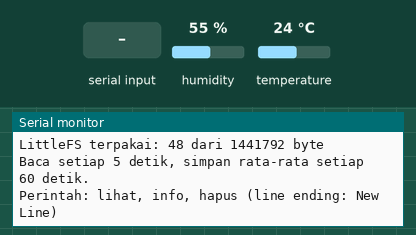
The sketch below on a simulated ESP32. On the bench: the last lines printed to the serial monitor. Inputs (shaded band) come from the test bench; at power-on: humidity 55 %, temperature 24 °C. Storage starts empty.

Above: at 2.2 s.
2.3 s: "lihat\n" received over Serial
At 2.7 s:
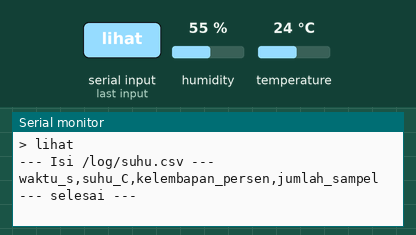
3.8 s: "info\n" received over Serial
At 4.8 s:
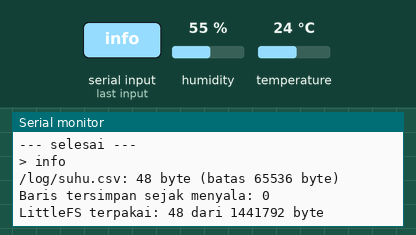
6.5 s: "hapus\n" received over Serial
At 7.2 s:
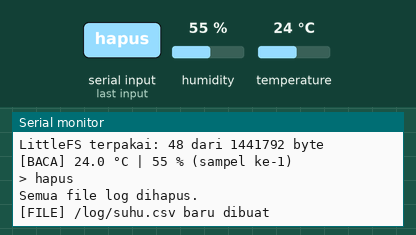
8.0 s: "1\n" received over Serial
At 9.0 s:
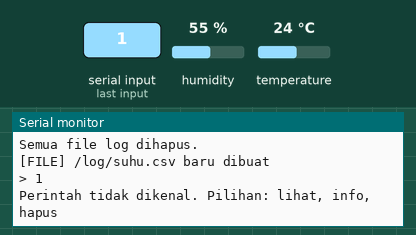
9.5 s: humidity set to 22 %
At 11.4 s:
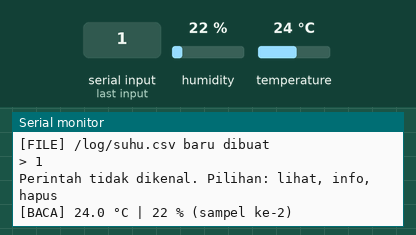

Measured:
- after the input at 2.3 s, the serial monitor: prints a new line at once (image 1)
- after the input at 3.8 s, the serial monitor: prints a new line at once (image 2)
- after the input at 6.5 s, the serial monitor: prints a new line at once (image 3)
- after the input at 8.0 s, the serial monitor: prints a new line at once (image 4)
- after the input at 9.5 s, the serial monitor: prints a new line after 0.52 s (image 5)

The sketch:

p3_log_suhu.ino
```cpp
/*
 * BAB 40 - Program 3: Pencatat Suhu ke File CSV
 * - Membaca DHT11 setiap 5 detik (hasilnya hanya ditampung di RAM)
 * - Setiap 60 detik, menyimpan RATA-RATA suhu dan kelembapan
 *   sebagai satu baris di /log/suhu.csv (hemat penulisan flash)
 * - Kalau /log/suhu.csv mencapai 64 KB, file diganti nama menjadi
 *   /log/suhu_lama.csv dan pencatatan dilanjutkan di file baru
 * Perintah Serial Monitor (line ending: New Line): lihat, info, hapus
 * Rangkaian: DHT (header hijau) -> IO27
 */

#include <LittleFS.h>
#include <DHT.h>

#define PIN_DHT 27
#define TIPE_DHT DHT11

const char *FOLDER_LOG = "/log";
const char *FILE_LOG = "/log/suhu.csv";
const char *FILE_LOG_LAMA = "/log/suhu_lama.csv";
const size_t UKURAN_MAKS_LOG = 64 * 1024;  // 64 KB per file
const unsigned int PANJANG_MAKS = 20;      // batas panjang satu perintah

// struct Timer dari BAB 16
struct Timer {
  unsigned long interval;   // ms
  unsigned long waktuLalu;  // hasil millis() saat terakhir dijalankan

  // Mengembalikan true kalau sudah waktunya, lalu mencatat waktunya
  bool sudahWaktunya(unsigned long sekarang) {
    if (sekarang - waktuLalu >= interval) {
      waktuLalu = sekarang;
      return true;
    }
    return false;
  }
};

Timer timerBaca = {5000, 0};     // baca sensor setiap 5 detik
Timer timerSimpan = {60000, 0};  // simpan ke file setiap 60 detik

DHT dht(PIN_DHT, TIPE_DHT);
bool fsSiap = false;
String penampung = "";  // karakter perintah yang sudah tiba

// Penampung untuk menghitung rata-rata (di RAM, bukan di flash)
float jumlahSuhu = 0;
float jumlahLembap = 0;
int jumlahSampel = 0;
unsigned long barisTersimpan = 0;  // baris yang disimpan sejak ESP32 menyala

size_t ukuranFile(const char *path) {
  File f = LittleFS.open(path, "r");
  if (!f) {
    return 0;
  }
  size_t ukuran = f.size();
  f.close();
  return ukuran;
}

// Membuat folder /log dan file CSV beserta baris judulnya kalau belum ada
void siapkanFileLog() {
  LittleFS.mkdir(FOLDER_LOG);
  if (!LittleFS.exists(FILE_LOG)) {
    File f = LittleFS.open(FILE_LOG, "w");
    if (f) {
      f.println("waktu_s,suhu_C,kelembapan_persen,jumlah_sampel");
      f.close();
      Serial.println("[FILE] /log/suhu.csv baru dibuat");
    }
  }
}

// Kalau file log sudah mencapai batas, jadikan file lama lalu mulai file baru
void putarFileLog() {
  if (ukuranFile(FILE_LOG) < UKURAN_MAKS_LOG) {
    return;
  }
  LittleFS.remove(FILE_LOG_LAMA);  // buang file lama sebelumnya (kalau ada)
  if (LittleFS.rename(FILE_LOG, FILE_LOG_LAMA)) {
    Serial.println("[FILE] suhu.csv mencapai batas -> diganti nama menjadi suhu_lama.csv");
  }
  siapkanFileLog();
}

void bacaSensor() {
  float suhu = dht.readTemperature();
  float lembap = dht.readHumidity();
  if (isnan(suhu) || isnan(lembap)) {
    Serial.println("[BACA] Gagal membaca DHT11 (cek kabel DHT -> 27)");
    return;
  }
  jumlahSuhu = jumlahSuhu + suhu;
  jumlahLembap = jumlahLembap + lembap;
  jumlahSampel = jumlahSampel + 1;
  Serial.printf("[BACA] %.1f °C | %.0f %% (sampel ke-%d)\n", suhu, lembap, jumlahSampel);
}

void simpanRataRata(unsigned long sekarang) {
  if (jumlahSampel == 0) {
    Serial.println("[SIMPAN] Dilewati: belum ada pembacaan yang berhasil");
    return;
  }
  float rataSuhu = jumlahSuhu / jumlahSampel;
  float rataLembap = jumlahLembap / jumlahSampel;

  if (!fsSiap) {
    Serial.println("[SIMPAN] Dilewati: LittleFS tidak siap");
  } else {
    putarFileLog();
    File f = LittleFS.open(FILE_LOG, "a");
    if (!f) {
      Serial.println("[SIMPAN] Gagal membuka /log/suhu.csv");
    } else {
      // satu baris CSV, diakhiri "\r\n" seperti baris judul
      f.printf("%lu,%.1f,%.0f,%d\r\n", sekarang / 1000, rataSuhu, rataLembap, jumlahSampel);
      f.close();
      barisTersimpan = barisTersimpan + 1;
      Serial.printf("[SIMPAN] Baris ke-%lu: %lu s, %.1f °C, %.0f %% (rata-rata %d sampel)\n",
                    barisTersimpan, sekarang / 1000, rataSuhu, rataLembap, jumlahSampel);
    }
  }

  // mulai mengumpulkan sampel untuk menit berikutnya
  jumlahSuhu = 0;
  jumlahLembap = 0;
  jumlahSampel = 0;
}

void tampilkanLog() {
  File f = LittleFS.open(FILE_LOG, "r");
  if (!f) {
    Serial.println("Belum ada /log/suhu.csv");
    return;
  }
  Serial.println("--- Isi /log/suhu.csv ---");
  while (f.available()) {
    Serial.write(f.read());
  }
  f.close();
  Serial.println("--- selesai ---");
}

void tampilkanInfo() {
  Serial.printf("/log/suhu.csv: %u byte (batas %u byte)\n",
                (unsigned)ukuranFile(FILE_LOG), (unsigned)UKURAN_MAKS_LOG);
  if (LittleFS.exists(FILE_LOG_LAMA)) {
    Serial.printf("/log/suhu_lama.csv: %u byte\n", (unsigned)ukuranFile(FILE_LOG_LAMA));
  }
  Serial.printf("Baris tersimpan sejak menyala: %lu\n", barisTersimpan);
  Serial.printf("LittleFS terpakai: %u dari %u byte\n",
                (unsigned)LittleFS.usedBytes(), (unsigned)LittleFS.totalBytes());
}

void hapusLog() {
  LittleFS.remove(FILE_LOG);
  LittleFS.remove(FILE_LOG_LAMA);
  Serial.println("Semua file log dihapus.");
  siapkanFileLog();
}

void prosesPerintah(String perintah) {
  perintah.trim();
  perintah.toLowerCase();
  if (perintah.length() == 0) {
    return;
  }
  Serial.print("> ");
  Serial.println(perintah);
  if (!fsSiap) {
    Serial.println("LittleFS tidak siap, perintah tidak bisa dijalankan.");
  } else if (perintah == "lihat") {
    tampilkanLog();
  } else if (perintah == "info") {
    tampilkanInfo();
  } else if (perintah == "hapus") {
    hapusLog();
  } else {
    Serial.println("Perintah tidak dikenal. Pilihan: lihat, info, hapus");
  }
}

void setup() {
  Serial.begin(115200);
  delay(1000);  // beri waktu Serial Monitor tersambung
  penampung.reserve(PANJANG_MAKS);
  dht.begin();
  Serial.println();
  Serial.println("BAB 40 - Program 3: Pencatat Suhu ke File CSV");

  fsSiap = LittleFS.begin(true);
  if (fsSiap) {
    siapkanFileLog();
    tampilkanInfo();
  } else {
    Serial.println("LittleFS gagal di-mount! Data hanya ditampilkan, tidak disimpan.");
  }
  Serial.println("Baca setiap 5 detik, simpan rata-rata setiap 60 detik.");
  Serial.println("Perintah: lihat, info, hapus (line ending: New Line)");
}

void loop() {
  unsigned long sekarang = millis();

  if (timerBaca.sudahWaktunya(sekarang)) {
    bacaSensor();
  }
  if (timerSimpan.sudahWaktunya(sekarang)) {
    simpanRataRata(sekarang);
  }

  // Perintah dari Serial Monitor, tanpa menunggu (pola BAB 16)
  while (Serial.available() > 0) {
    char c = Serial.read();
    if (c == '\n' || c == '\r') {
      prosesPerintah(penampung);
      penampung = "";
    } else if (penampung.length() < PANJANG_MAKS) {
      penampung += c;
    }
  }
}
```
